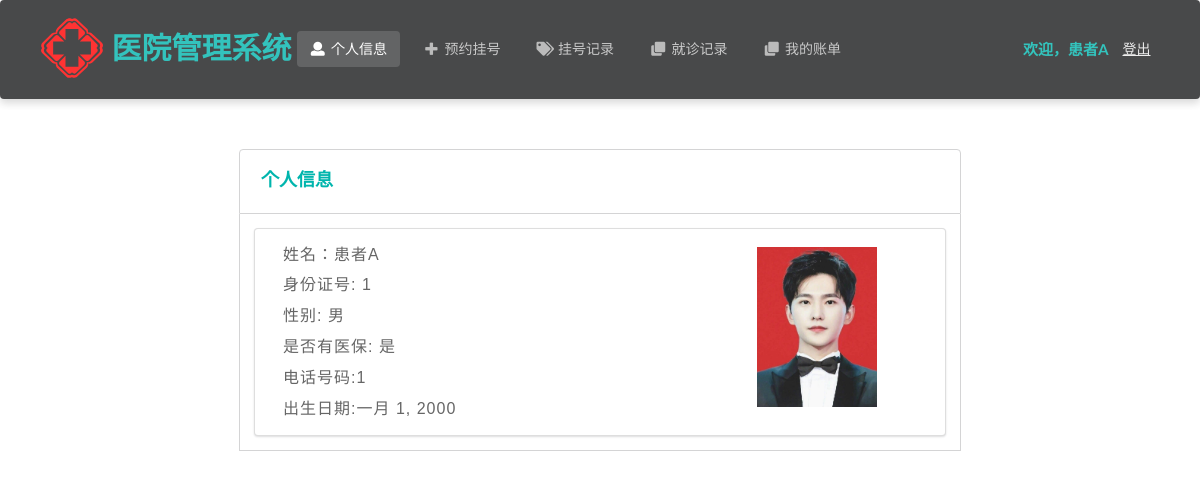
The app's page /patient/info/ (signed in) with its own data.
### Hospital/models.py (models this page shows, shortened)
class Patient(models.Model):
    name = models.CharField(max_length=10)  # 姓名
    password = models.CharField(max_length=32)  # 密码
    gender = models.CharField(max_length=32, choices=gender_choices)  # 性别
    identity_card_no = models.CharField(max_length=32, unique=True)  # 身份证号
    medical_insurance = models.BooleanField()  # 是否有医保
    telephone_no = models.CharField(max_length=32)  # 电话号码
    birth_date = models.DateField()  # 出生日期
    create_time = models.DateTimeField(auto_now_add=True)  # 注册时间

### Hospital/patientViews.py (the view)
# urls.py: path('patient/info/', patientViews.info),
def info(request):
    identity_card_no = request.session['identity_card_no']
    patient = models.Patient.objects.get(identity_card_no=identity_card_no)
    return render(request, 'patient/info.html', {'patient': patient})

### Hospital/templates/patient/info.html (shortened to what this page needs)
<!DOCTYPE html>
<html lang="ch">
{% load static %}
<head>
    <link rel="stylesheet" href="https://cdn.jsdelivr.net/semantic-ui/2.2.4/semantic.min.css">
    <link rel="stylesheet" href="../../static/Hospital/css/me.css">
    <link rel="stylesheet" href="{% static 'Hospital/css/entry.css' %}">
</head>
<body>
    <nav class="ui inverted  segment m-padded-tb-large m-shadow-small m-opacity-mini">
        <div class="ui container">
            <div class="ui inverted secondary stackable menu">
                <img src="../../static/Hospital/img/logo.svg" height="80" width="80"/>
                <h2 class="ent">医院管理系统</h2>
                <a href="/patient/info" class="active m-item item"><i class="user icon"></i>个人信息</a>
                <a href="/patient/makeAppointment" class="m-item item"><i class="plus icon"></i>预约挂号</a>
                <a href="/patient/appointment" class="m-item item"><i class="tags icon"></i>挂号记录</a>
                <a href="/patient/diagnosis" class="m-item item"><i class="clone icon"></i>就诊记录</a>
                <a href="/patient/bill" class="m-item item"><i class="clone icon"></i>我的账单</a>
                <div class="right m-item item">
                    <h4 class="ui teal header item">欢迎，{{ patient.name }}</h4>
                    <a href="/patient/logout/" class="text-success "><ins>登出</ins></a>
                </div>
            </div>
        </div>
    </nav>
    <div class="m-container-small m-padded-tb-big">
        <div class="container">
            <div class="ui top attached rounded padded segment">
                <div class="ui middle aligned two column grid">
                    <div class="column">
                        <h3 class="ui teal header">个人信息</h3>
                    </div>
                </div>
            </div>
            <div class="ui attached segment">
                <div class="ui segment m-width-middle grid">
                    <div class="ui  eleven wide column">
                        <div class="ui list m-padded-lr">
                        <div class="item m-text">姓名：{{ patient.name }}</div>
                        <div class="item m-text">身份证号: {{ patient.identity_card_no}}</div>
                        <div class="item m-text">性别: {{ patient.get_gender_display }}</div>
                        <div class="item m-text">是否有医保:{% if patient.medical_insurance %} 是 {% else %} 否 {% endif %}</div>
                        <div class="item m-text">电话号码:{{ patient.telephone_no }}</div>
                        <div class="item m-text">出生日期:{{ patient.birth_date }}</div>
                    </div>
                    </div>
                    <div class="ui five wide column">
                        <div class="m-padded-small">
                            <img src="../../static/Hospital/img/doctor.jpeg" height="160" width="120" />
                        </div>
                    </div>
                </div>
            </div>
        </div>
            </div>
    <br>
    <br>
    <br>
</body>
</html>

### Hospital/static/Hospital/css/me.css (style rules this page uses)
.m-padded-small { padding: 1em !important; }
.m-padded-tb-large { padding-top: 1.3em !important; padding-bottom: 1.3em !important; }
.m-padded-tb-big { padding-top: 3em !important; padding-bottom: 3em !important; }
.m-padded-lr { padding-left: 1em !important; padding-right: 1em !important; }
.m-text { font-weight: 430 !important; font-size: 16px !important; letter-spacing: 1px !important; line-height: 1.5 !important; }
.m-opacity-mini { opacity: 0.8!important; }
.m-container-small { max-width: 60em !important; margin: auto !important; }
.m-width-middle { max-width: 55em !important; margin: auto !important; }
.m-shadow-small { -webkit-box-shadow: 0 4px 8px rgba(0,0,0,0.2) !important; box-shadow: 0 4px 8px rgba(0,0,0,0.2) !important; }

### Hospital/static/Hospital/css/entry.css (style rules this page uses)
* { margin: 0; padding: 0; }
a { text-decoration: none; }
body { -webkit-font-smoothing: antialiased; background-color: #fff; font: 12px/1.5 Microsoft YaHei, Heiti SC, tahoma, arial, Hiragino Sans GB, "\5B8B\4F53", sans-serif; color: #666; }
.ui img { margin-top:-10px; margin-bottom:-10px; }
.ui .ent { font-size:30px; margin-top:10px; color:#00B5AD; }

### records on screen
Patient: name "患者A", identity_card_no "1", gender "男", telephone_no "1", birth_date "一月 1, 2000"
